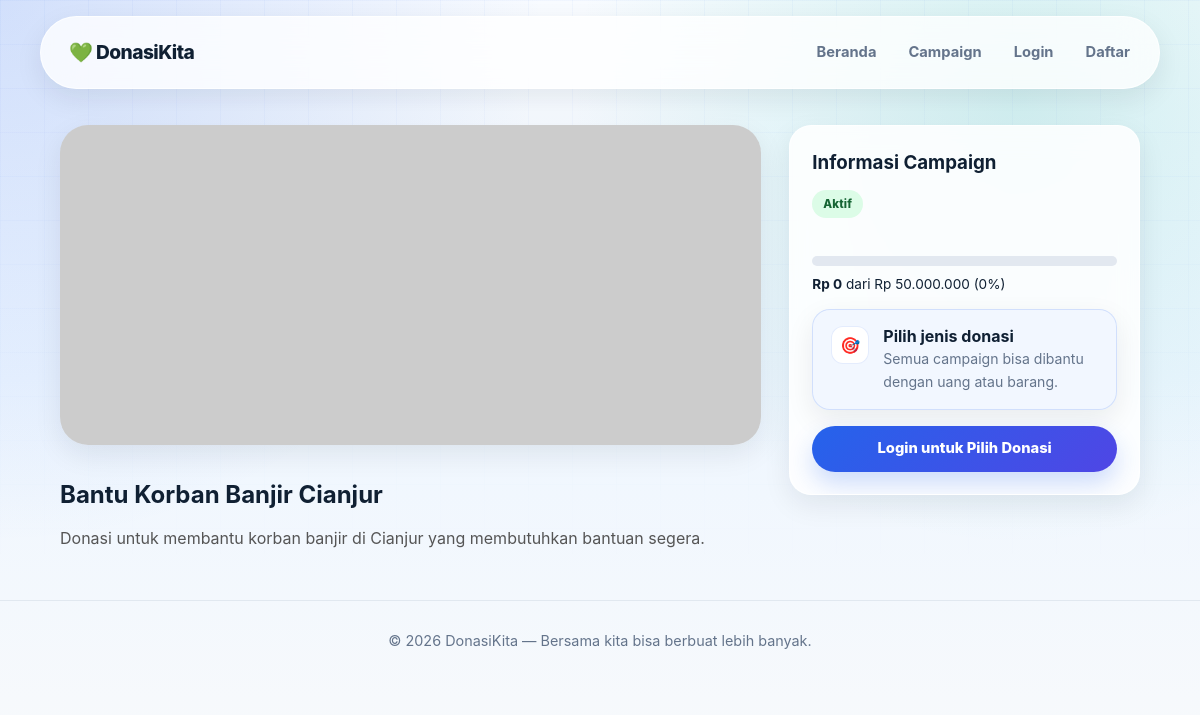
Page /campaigns/detail.php?id=1 on the earlier database version.
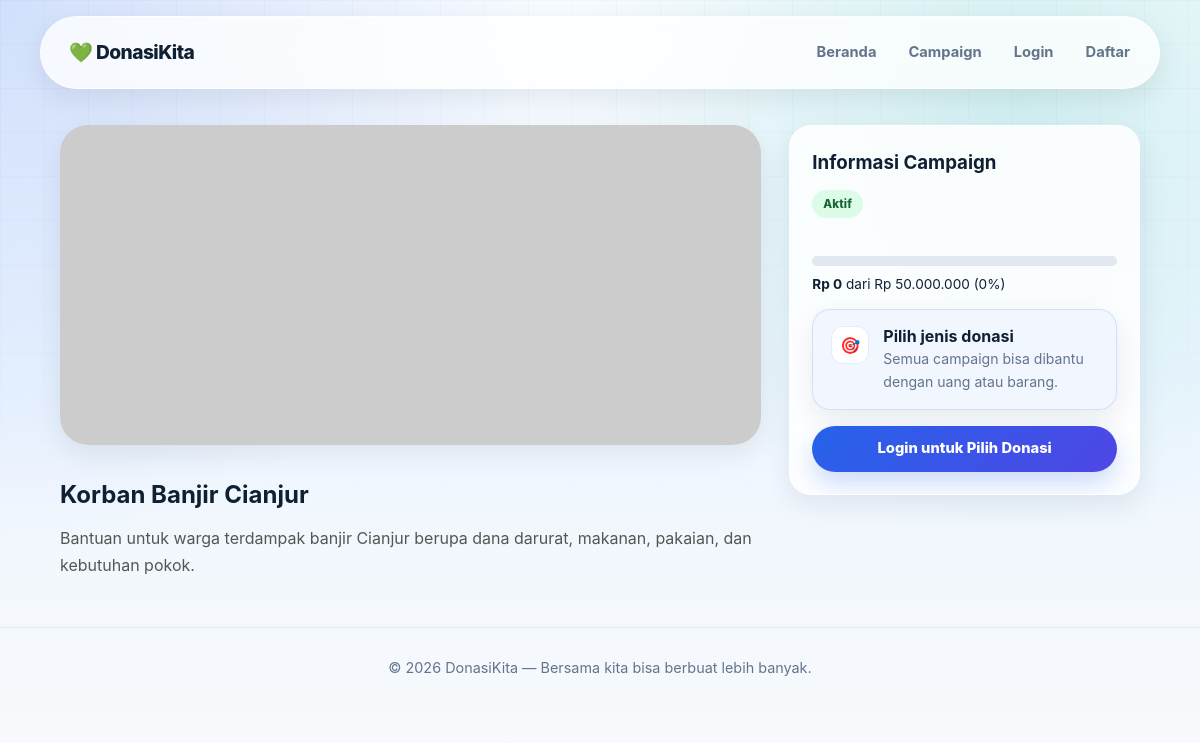
Same page on the later database version.
### tables this page shows
CREATE TABLE campaigns (
    id INT AUTO_INCREMENT PRIMARY KEY,
    title VARCHAR(200) NOT NULL,
    description TEXT,
    image VARCHAR(255),
    target_amount DECIMAL(15,2) DEFAULT 0,
    collected_amount DECIMAL(15,2) DEFAULT 0,
    type ENUM('uang','barang','keduanya') DEFAULT 'keduanya',
    status ENUM('aktif','selesai','ditutup') DEFAULT 'aktif',
    created_at TIMESTAMP DEFAULT CURRENT_TIMESTAMP
);

### config/db.php (called while the page is built, shortened)
<?php
function isLoggedIn() {
    return isset($_SESSION['user_id']);
}

### campaigns/detail.php (the view, shortened to what this page needs)
<?php
require_once '../config/db.php';
$id = (int)($_GET['id'] ?? 0);
$campaign = $conn->query("SELECT * FROM campaigns WHERE id=$id")->fetch_assoc();
$pct = $campaign['target_amount'] > 0
    ? min(100, round($campaign['collected_amount'] / $campaign['target_amount'] * 100))
    : 0;
?>
<!DOCTYPE html>
<html lang="id">
<head>
    <link rel="stylesheet" href="/donasi/assets/style.css">
</head>
<body>
<?php include '../includes/navbar.php'; ?>
<div class="container">
    <div class="layout-detail">
        <div>
            <img src="/donasi/assets/images/<?= htmlspecialchars($campaign['image'] ?? 'default.jpg') ?>"
                 onerror="this.src='https://placehold.co/700x300/1a73e8/white?text=Campaign'"
                 class="detail-cover" alt="">
            <h1 style="font-size:1.5rem;margin-bottom:10px"><?= htmlspecialchars($campaign['title']) ?></h1>
            <p style="color:#555;line-height:1.7"><?= nl2br(htmlspecialchars($campaign['description'])) ?></p>
        </div>
        <div class="card sticky-card">
            <h3 style="margin-bottom:12px">Informasi Campaign</h3>
            <span class="badge badge-<?= $campaign['status'] ?>"><?= ucfirst($campaign['status']) ?></span>
            <br><br>
            <?php if ($campaign['target_amount'] > 0): ?>
            <div class="progress-wrap"><div class="progress-bar" style="width:<?= $pct ?>%"></div></div>
            <p style="font-size:0.85rem;margin:6px 0">
                <strong>Rp <?= number_format($campaign['collected_amount'],0,',','.') ?></strong>
                dari Rp <?= number_format($campaign['target_amount'],0,',','.') ?> (<?= $pct ?>%)
            </p>
            <?php endif; ?>
            <div class="info-panel donation-prompt">
                <span class="info-icon" aria-hidden="true">🎯</span>
                <div>
                    <strong>Pilih jenis donasi</strong>
                    <p>Semua campaign bisa dibantu dengan uang atau barang.</p>
                </div>
            </div>
            <?php if ($campaign['status'] === 'aktif'): ?>
                <?php if (isLoggedIn()): ?>
                    <div class="donation-choice-grid">
                        <a href="/donasi/donate/form.php?campaign_id=<?= $id ?>&type=uang" class="type-card donation-choice money">
                            <span class="icon">💰</span>
                            <h4>Donasi Uang</h4>
                            <p>Bantu cepat lewat nominal terbaikmu.</p>
                        </a>
                        <a href="/donasi/donate/form.php?campaign_id=<?= $id ?>&type=barang" class="type-card donation-choice goods">
                            <span class="icon">📦</span>
                            <h4>Donasi Barang</h4>
                            <p>Kirim barang layak untuk kebutuhan campaign.</p>
                        </a>
                    </div>
                <?php else: ?>
                    <a href="/donasi/auth/login.php" class="btn btn-primary" style="width:100%;text-align:center">Login untuk Pilih Donasi</a>
                <?php endif; ?>
            <?php else: ?>
                <p class="alert alert-info">Campaign ini sudah ditutup.</p>
            <?php endif; ?>
        </div>
    </div>
</div>
<?php include '../includes/footer.php'; ?>
</body>
</html>

Differences in the rows shown:
changed campaigns "Aktif": title "Bantu Korban Banjir Cianjur" → "Korban Banjir Cianjur"; description "Donasi untuk membantu korban banjir di Cianjur yang membutuhkan bantuan segera." → "Bantuan untuk warga terdampak banjir Cianjur berupa dana darurat, makanan, pakaian, dan kebutuhan pokok."
